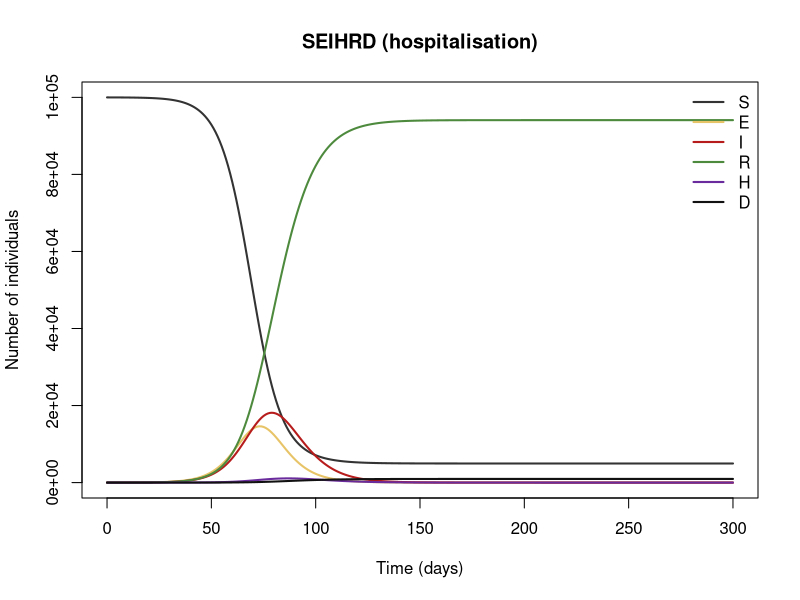
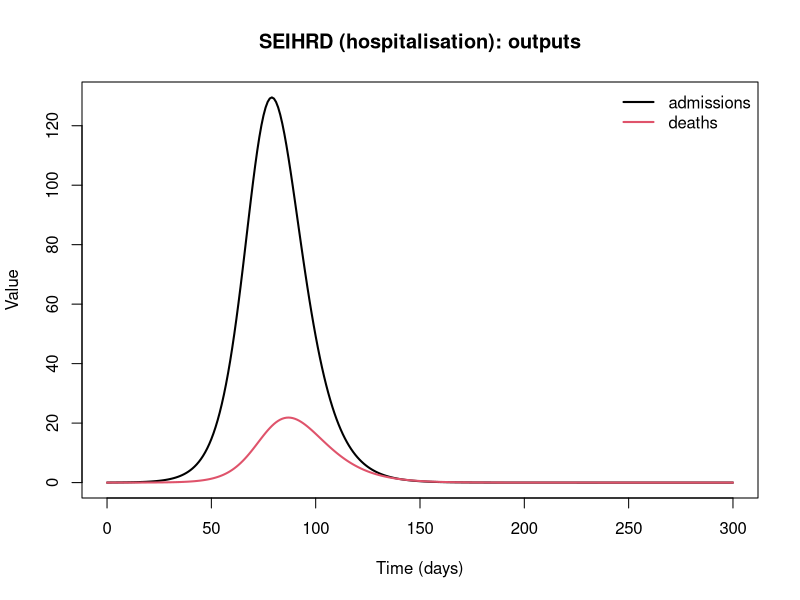

These figures' R source, in order:
## SEIHRD (hospitalisation)
## A proportion of cases is hospitalised; deaths occur in hospital.
## Reference: Vynnycky & White (2010), An Introduction to Infectious Disease Modelling, ch. 4 (structure)
##
## Generated from a compartmental model diagram (model format v1).
## Regenerating from the same diagram always gives this exact file.
##
## Compartments: S, E, I, R, H, D
## Flows (time unit: days):
##   S -> E  : lam * S
##   E -> I  : sigma * E
##   I -> R  : gamma * (1 - h) * I
##   I -> H  : gamma * h * I
##   H -> R  : tauH * (1 - m) * H
##   H -> D  : tauH * m * H

library(deSolve)

# ---- Time ------------------------------------------------------------
times <- seq(0, 300, by = 1)  # days

# ---- Parameters ------------------------------------------------------
parameters <- c(
  beta = 0.45,    # transmission rate per day
  sigma = 1 / 5,  # 1/(latent period)
  gamma = 1 / 7,  # rate of leaving the infectious state
  h = 0.05,       # proportion hospitalised
  tauH = 1 / 10,  # rate of leaving hospital
  m = 0.2         # in-hospital fatality
)

# ---- Initial conditions ----------------------------------------------
state <- c(
  S = 99990,  # Susceptible
  E = 10,     # Exposed
  I = 0,      # Infectious
  R = 0,      # Recovered
  H = 0,      # Hospitalised
  D = 0       # Dead
)

# ---- Model equations -------------------------------------------------
seihrd_model <- function(t, state, parameters) {
  with(as.list(c(state, parameters)), {
    # Total population
    N <- S + E + I + R + H

    # Derived quantities
    lam <- beta * I / N  # force of infection (hospitalised patients do not transmit)

    # Flows recorded as outputs
    admissions <- gamma * h * I
    deaths <- tauH * m * H

    # Rates of change
    dS <- -lam * S
    dE <- lam * S - sigma * E
    dI <- sigma * E - gamma * (1 - h) * I - gamma * h * I
    dR <- gamma * (1 - h) * I + tauH * (1 - m) * H
    dH <- gamma * h * I - tauH * (1 - m) * H - tauH * m * H
    dD <- tauH * m * H

    list(c(dS, dE, dI, dR, dH, dD), c(admissions = admissions, deaths = deaths))
  })
}

# ---- Solve -----------------------------------------------------------
out <- ode(y = state, times = times, func = seihrd_model, parms = parameters)
out <- as.data.frame(out)

# ---- Plot ------------------------------------------------------------
compartment_cols <- c(S = "#333333", E = "#E8C468", I = "#B71C1C", R = "#4E8A3E", H = "#6A2C9C", D = "#111111")
matplot(out$time, out[, names(compartment_cols)], type = "l", lty = 1, lwd = 2,
        col = compartment_cols, xlab = "Time (days)", ylab = "Number of individuals",
        main = "SEIHRD (hospitalisation)")
legend("topright", legend = names(compartment_cols), col = compartment_cols,
       lty = 1, lwd = 2, bty = "n")

output_names <- c("admissions", "deaths")
matplot(out$time, out[, output_names, drop = FALSE], type = "l", lty = 1, lwd = 2,
        col = seq_along(output_names), xlab = "Time (days)", ylab = "Value",
        main = "SEIHRD (hospitalisation): outputs")
legend("topright", legend = output_names, col = seq_along(output_names),
       lty = 1, lwd = 2, bty = "n")
